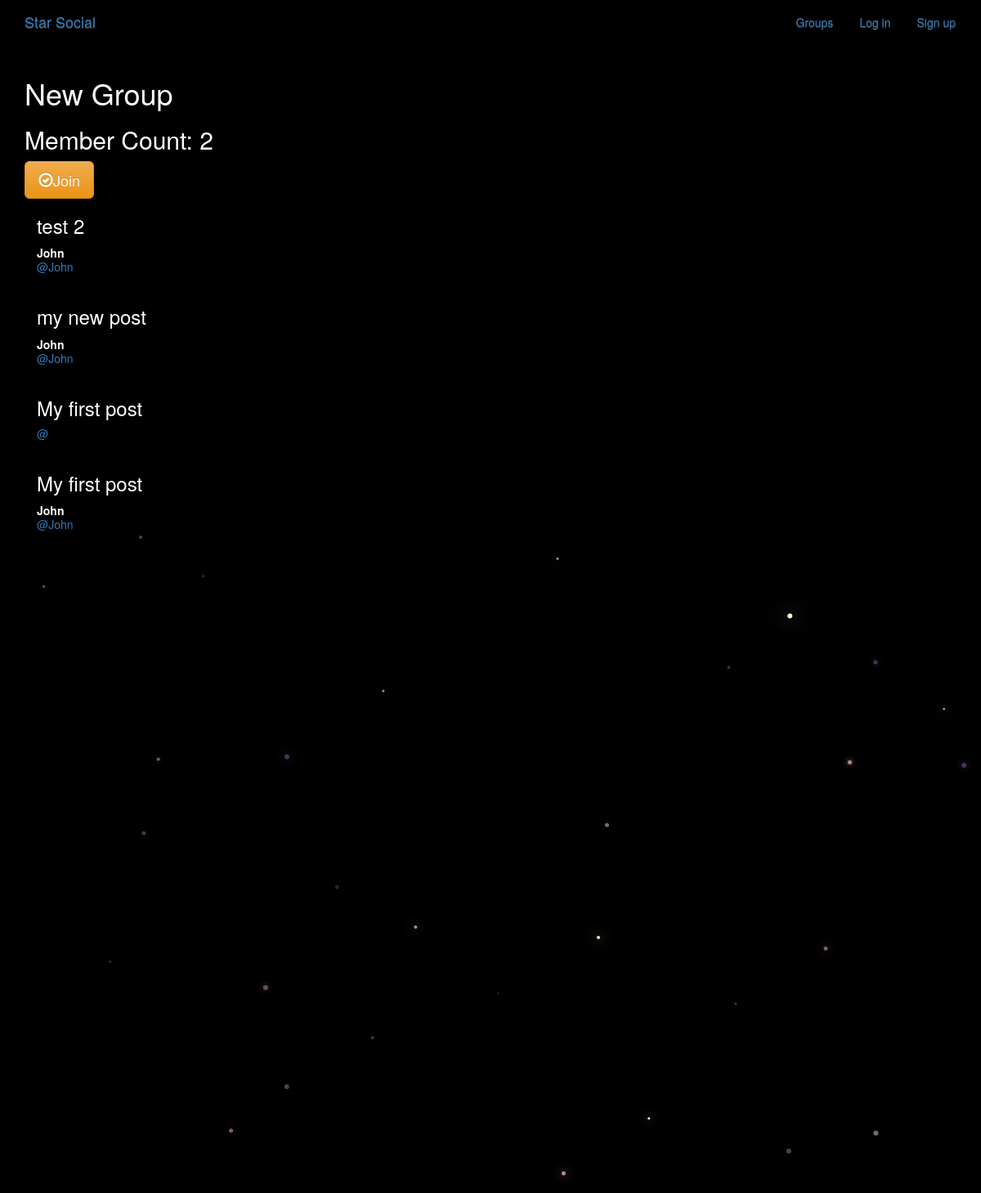
Before: /groups/posts/in/new-group with the older database file.
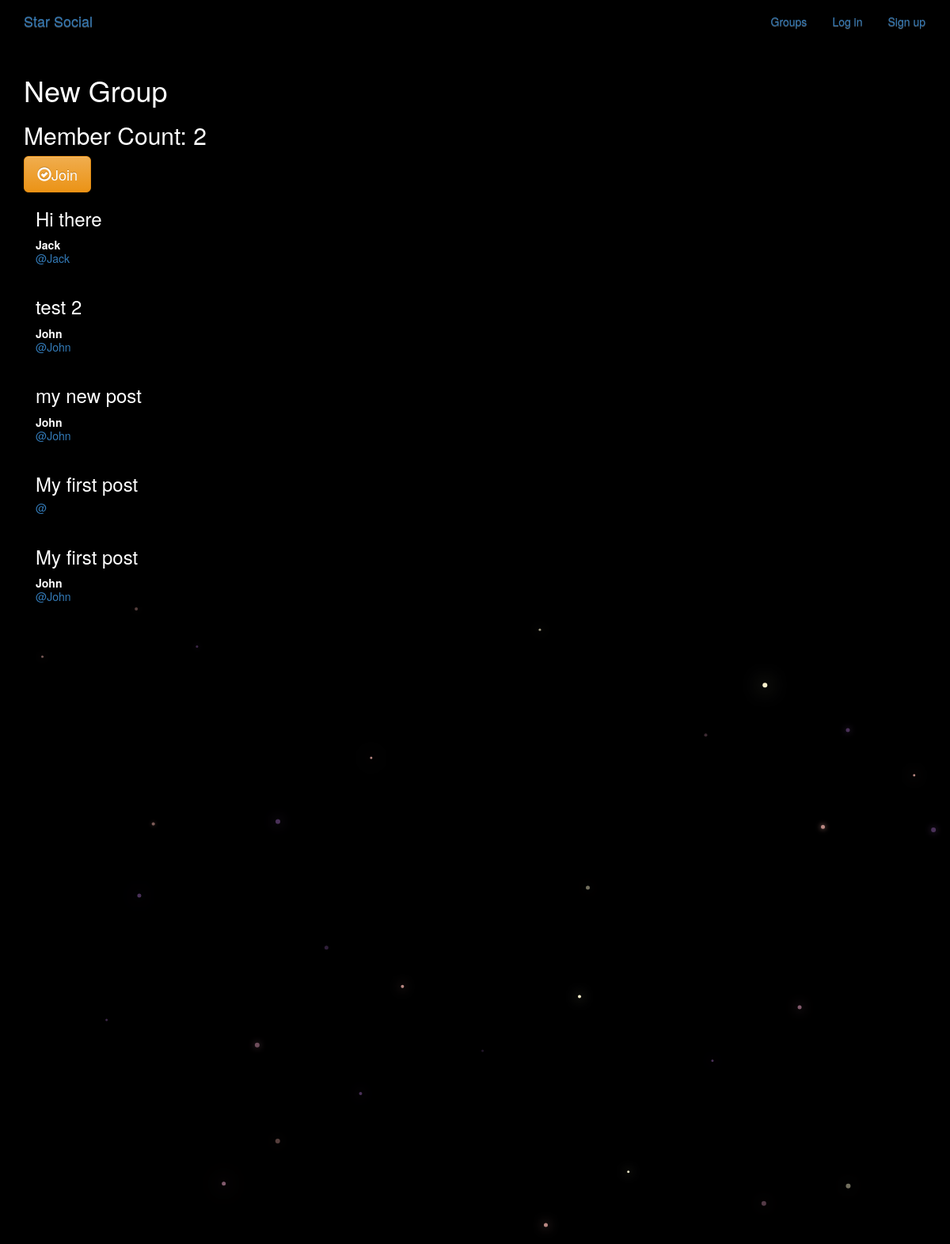
After: the same page with the newer database file.
### posts/models.py (models this page shows, shortened)
class Post(models.Model):
    user = models.ForeignKey(User,on_delete=models.SET_NULL, related_name='posts', null=True)
    created_at = models.DateTimeField(auto_now=True)
    message = models.TextField()
    message_html = models.TextField(editable=False)
    group = models.ForeignKey(Group, on_delete=models.SET_NULL, related_name='posts',null=True,blank=True)
    class Meta:
        ordering = ['-created_at']
        unique_together = ['user', 'message']

### groups/views.py (the view)
# urls.py: path(r'posts/in/<slug:slug>', views.SingleGroup.as_view(), name='single'),
class SingleGroup(DetailView):
    model = Group

### templates/groups/group_detail.html
{% extends 'groups/group_base.html' %}
{% block pregroup %}
<h1>{{group.name}}</h1>
<h2>Member Count: {{group.members.count}}</h2>
<div class="content">
  {% if user in group.members.all %}
    <a href="{% url 'groups:leave' slug=group.slug %}" class="btn btn-lg btn-fill btn-warning"><span class="glyphicon glyphicon-remove-circle"></span>Leave</a>
  {% else %}
  <a href="{% url 'groups:join' slug=group.slug %}" class="btn btn-lg btn-fill btn-warning"><span class="glyphicon glyphicon-ok-circle"></span>Join</a>
  {% endif %}
</div>
{% endblock%}
{% block group_content %}
<div class="col-md-8">
	{% if group.posts.count == 0 %}
	<h2>No posts in this group yet!</h2>
	{% else %}
		{% for post in group.posts.all %}
			{% include "posts/_post.html" %}
		{% endfor %}
	{% endif %}
</div>
{% endblock %}

### templates/posts/_post.html (shortened to what this page needs)
<div class="post media">
  <h3>{{post.message_html|safe}}</h3>
  <div class="media-body">
    <strong>{{post.user.username}}</strong>
    <h5 class="media-heading">
    <span class="username">
      <a href="{% url 'posts:for_user' post.user.username %}">@{{ post.user.username }}</a>
    </span>
    </h5>
  </div>
</div>

Changed rows visible on the page:
added Post: message_html "Hi there", user.username "Jack"
